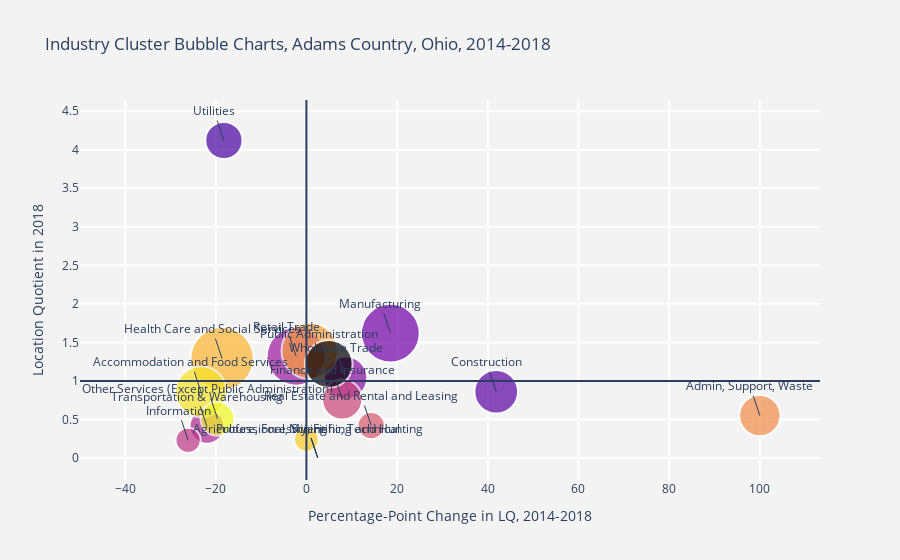

Notebook cell for this chart:
### Markdown cell above
Now, let's plot the industry cluster bubble chart and categorical dot plot for Adams County, Ohio.

### Code cell
import plotly.graph_objects as go
import plotly.express as px
import math

hover_text = []
bubble_size = []

for index, row in df.iterrows():
    hover_text.append(('Industry Cluster: {Description}<br>'+
                      'Sector Employment: {Jobs_adams}<br>'+
                      'Location Quotient: {Adams_LQ_2018}<br>'+
                      'Percentage-Point Change in LQ: {Adams_LQ_growth}').format(Description=row['Description'],
                                            Jobs_adams=row['Jobs_adams'],
                                            Adams_LQ_2018=row['Adams_LQ_2018'],
                                            Adams_LQ_growth=row['Adams_LQ_growth']))
    bubble_size.append(math.sqrt(row['Jobs_adams']))

df['text_adams'] = hover_text
df['size_adams'] = bubble_size
sizeref = 5.*max(df['size_adams'])/(100**2)

# Create figure
fig = go.Figure()
fig.add_trace(go.Scatter(
        x=df['Adams_LQ_growth'], y=df['Adams_LQ_2018'],
        name=pd.Series.to_string(df['Description']), text=df['text_adams'],
        marker_size=df['size_adams']))

# Tune marker appearance and layout
fig.update_traces(mode='markers', marker=dict(size=df['size_adams'],
                                              sizemode='area', 
                                              color=[*range(10, 200, 10)],
                                              sizeref=sizeref, line_width=2,))
for index, row in df.iterrows():
    if math.fabs(row['Adams_LQ_growth'])>1 or math.fabs(row['Adams_LQ_2018']-1)>1:
        fig.add_annotation(
            x=row['Adams_LQ_growth'],
            y=row['Adams_LQ_2018'],   
            text=row['Description'],
    )

fig.update_layout(
    title='Industry Cluster Bubble Charts, Adams Country, Ohio, 2014-2018',
    xaxis=dict(
        title='Percentage-Point Change in LQ, 2014-2018',
        gridcolor='white',
        #type='log',
        gridwidth=2
    ),
    yaxis=dict(
        title='Location Quotient in 2018',
        gridcolor='white',
        gridwidth=2,
    ),
    paper_bgcolor='rgb(243, 243, 243)',
    plot_bgcolor='rgb(243, 243, 243)'
)


fig.update_layout(shapes=[
    dict(
      type= 'line',
      yref= 'paper', y0= 0, y1= 1,
      xref= 'x', x0= 0, x1= 0
    ),
    dict(
      type= 'line',
      yref= 'y', y0= 1, y1= 1,
      xref= 'paper', x0= 0, x1= 1
    )
])    


fig.show()

### Figure 1 — Plotly figure (JSON) as saved in the notebook; plotly's stock layout.template omitted (floating-point values rounded to 4 significant figures)
{"data": [{"marker": {"color": [10, 20, 30, 40, 50, 60, 70, 80, 90, 100, 110, 120, 130, 140, 150, 160, 170, 180, 190], "line": {"width": 2}, "size": [0, 0, 11.79, 16.25, 29.26, 15.94, 29.43, 10.2, 5.385, 13.75, 6.325, 0, 0, 14.63, 27.02, 34.06, 5.196, 22.32, 9.798, 19.42], "sizemode": "area", "sizeref": 0.01703}, "mode": "markers", "name": "0        Agriculture, Forestry, Fishing and Hunting\n1                                            Mining\n2                                         Utilities\n3                                      Construction\n4                                     Manufacturing\n5                                   Wholesale Trade\n6                                      Retail Trade\n7                      Transportation & Warehousing\n8                                       Information\n9                             Finance and Insurance\n10               Real Estate and Rental and Leasing\n11              Professional, Scientific, Technical\n12          Management of Companies and Enterprises\n13                            Admin, Support, Waste\n14                             Educational Services\n15                  Health Care and Social Services\n16              Arts, Entertainment, and Recreation\n17                  Accommodation and Food Services\n18    Other Services (Except Public Administration)\n19                            Public Administration", "text": ["Industry Cluster: Agriculture, Forestry, Fishing and Hunting<br>Sector Employment: 0<br>Location Quotient: 0.0<br>Percentage-Point Change in LQ: -inf", "Industry Cluster: Mining<br>Sector Employment: 0<br>Location Quotient: 0.0<br>Percentage-Point Change in LQ: -inf", "Industry Cluster: Utilities<br>Sector Employment: 139<br>Location Quotient: 4.12<br>Percentage-Point Change in LQ: -18.2", "Industry Cluster: Construction<br>Sector Employment: 264<br>Location Quotient: 0.86<br>Percentage-Point Change in LQ: 41.86", "Industry Cluster: Manufacturing<br>Sector Employment: 856<br>Location Quotient: 1.62<br>Percentage-Point Change in LQ: 18.52", "Industry Cluster: Wholesale Trade<br>Sector Employment: 254<br>Location Quotient: 1.04<br>Percentage-Point Change in LQ: 8.65", "Industry Cluster: Retail Trade<br>Sector Employment: 866<br>Location Quotient: 1.32<br>Percentage-Point Change in LQ: -2.27", "Industry Cluster: Transportation & Warehousing<br>Sector Employment: 104<br>Location Quotient: 0.41<br>Percentage-Point Change in LQ: -21.95", "Industry Cluster: Information<br>Sector Employment: 29<br>Location Quotient: 0.23<br>Percentage-Point Change in LQ: -26.09", "Industry Cluster: Finance and Insurance<br>Sector Employment: 189<br>Location Quotient: 0.76<br>Percentage-Point Change in LQ: 7.89", "Industry Cluster: Real Estate and Rental and Leasing<br>Sector Employment: 40<br>Location Quotient: 0.42<br>Percentage-Point Change in LQ: 14.29", "Industry Cluster: Professional, Scientific, Technical<br>Sector Employment: 0<br>Location Quotient: 0.0<br>Percentage-Point Change in LQ: -inf", "Industry Cluster: Management of Companies and Enterprises<br>Sector Employment: 0<br>Location Quotient: 0.0<br>Percentage-Point Change in LQ: nan", "Industry Cluster: Admin, Support, Waste<br>Sector Employment: 214<br>Location Quotient: 0.55<br>Percentage-Point Change in LQ: 100.0", "Industry Cluster: Educational Services<br>Sector Employment: 730<br>Location Quotient: 1.39<br>Percentage-Point Change in LQ: 0.72", "Industry Cluster: Health Care and Social Services<br>Sector Employment: 1160<br>Location Quotient: 1.29<br>Percentage-Point Change in LQ: -18.6", "Industry Cluster: Arts, Entertainment, and Recreation<br>Sector Employment: 27<br>Location Quotient: 0.24<br>Percentage-Point Change in LQ: 0.0", "Industry Cluster: Accommodation and Food Services<br>Sector Employment: 498<br>Location Quotient: 0.86<br>Percentage-Point Change in LQ: -23.26", "Industry Cluster: Other Services (Except Public Administration)<br>Sector Employment: 96<br>Location Quotient: 0.51<br>Percentage-Point Change in LQ: -19.61", "Industry Cluster: Public Administration<br>Sector Employment: 377<br>Location Quotient: 1.22<br>Percentage-Point Change in LQ: 4.92"], "type": "scatter", "x": [null, null, -18.2, 41.86, 18.52, 8.65, -2.27, -21.95, -26.09, 7.89, 14.29, null, null, 100, 0.72, -18.6, 0, -23.26, -19.61, 4.92], "y": [0, 0, 4.12, 0.86, 1.62, 1.04, 1.32, 0.41, 0.23, 0.76, 0.42, 0, 0, 0.55, 1.39, 1.29, 0.24, 0.86, 0.51, 1.22]}], "layout": {"annotations": [{"text": "Agriculture, Forestry, Fishing and Hunting", "x": null, "y": 0}, {"text": "Mining", "x": null, "y": 0}, {"text": "Utilities", "x": -18.2, "y": 4.12}, {"text": "Construction", "x": 41.86, "y": 0.86}, {"text": "Manufacturing", "x": 18.52, "y": 1.62}, {"text": "Wholesale Trade", "x": 8.65, "y": 1.04}, {"text": "Retail Trade", "x": -2.27, "y": 1.32}, {"text": "Transportation & Warehousing", "x": -21.95, "y": 0.41}, {"text": "Information", "x": -26.09, "y": 0.23}, {"text": "Finance and Insurance", "x": 7.89, "y": 0.76}, {"text": "Real Estate and Rental and Leasing", "x": 14.29, "y": 0.42}, {"text": "Professional, Scientific, Technical", "x": null, "y": 0}, {"text": "Admin, Support, Waste", "x": 100, "y": 0.55}, {"text": "Health Care and Social Services", "x": -18.6, "y": 1.29}, {"text": "Accommodation and Food Services", "x": -23.26, "y": 0.86}, {"text": "Other Services (Except Public Administration)", "x": -19.61, "y": 0.51}, {"text": "Public Administration", "x": 4.92, "y": 1.22}], "paper_bgcolor": "rgb(243, 243, 243)", "plot_bgcolor": "rgb(243, 243, 243)", "shapes": [{"type": "line", "x0": 0, "x1": 0, "xref": "x", "y0": 0, "y1": 1, "yref": "paper"}, {"type": "line", "x0": 0, "x1": 1, "xref": "paper", "y0": 1, "y1": 1, "yref": "y"}], "title": {"text": "Industry Cluster Bubble Charts, Adams Country, Ohio, 2014-2018"}, "xaxis": {"gridcolor": "white", "gridwidth": 2, "title": {"text": "Percentage-Point Change in LQ, 2014-2018"}}, "yaxis": {"gridcolor": "white", "gridwidth": 2, "title": {"text": "Location Quotient in 2018"}}}}
